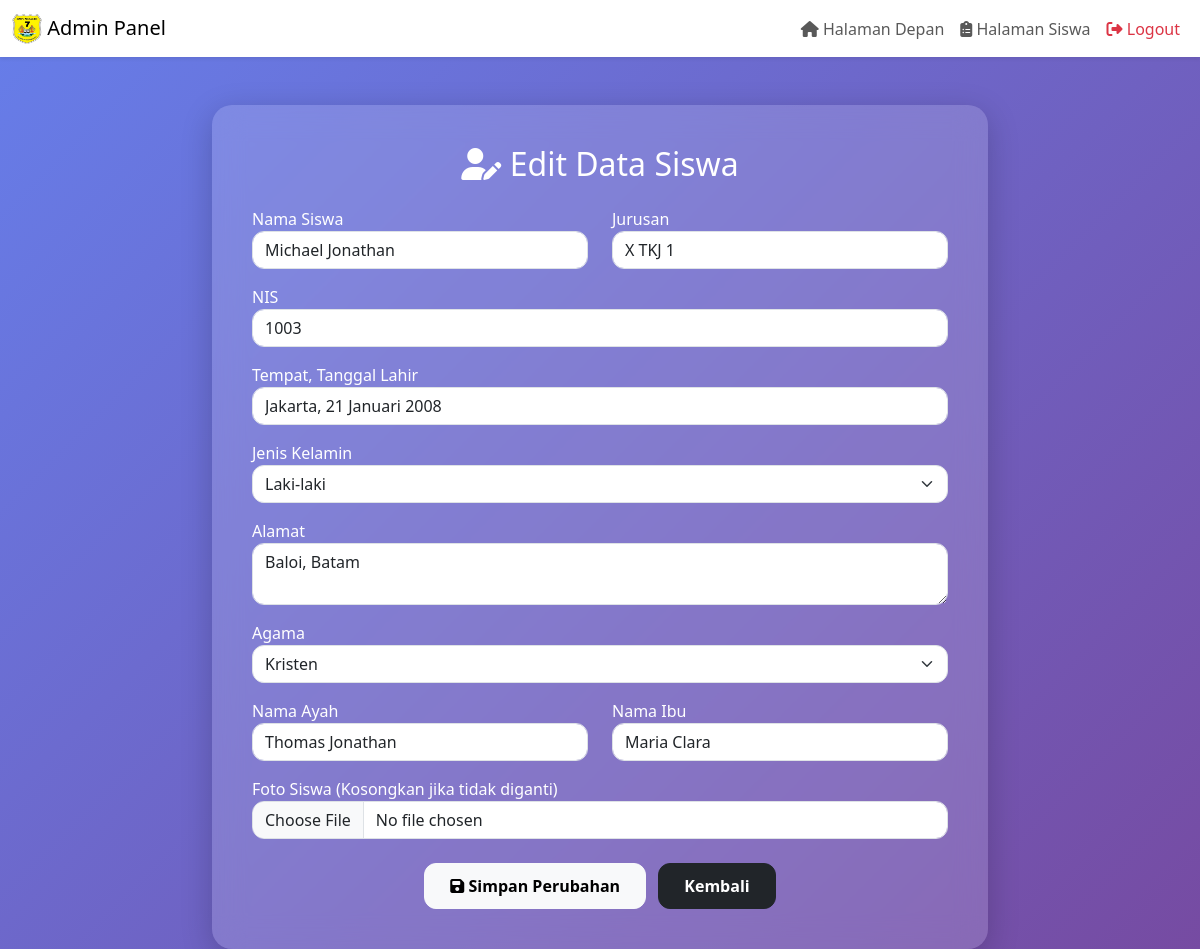
The app's page /home/edit.php?id=3 with its own data.
### tables this page shows
CREATE TABLE `siswa` (
  `id` int(11) NOT NULL,
  `nama` varchar(100) NOT NULL,
  `nis` varchar(20) NOT NULL,
  `kelas` varchar(50) NOT NULL,
  `ttl` varchar(100) NOT NULL,
  `jenis_kelamin` enum('Laki-laki','Perempuan') NOT NULL,
  `alamat` text NOT NULL,
  `agama` enum('Islam','Kristen','Katolik','Hindu','Buddha','Konghucu') NOT NULL,
  `nama_ayah` varchar(100) NOT NULL,
  `nama_ibu` varchar(100) NOT NULL,
  `foto` varchar(255) DEFAULT NULL,
  `created_at` timestamp NOT NULL DEFAULT current_timestamp()
);

### home/edit.php (the view, shortened to what this page needs)
<?php
include("header.php");
include("../koneksi.php");
$nama = $nis = $kelas = $ttl = $jenis_kelamin = $alamat = $agama = $nama_ayah = $nama_ibu = "";
if (isset($_GET['id'])) {
    $id_siswa = $_GET['id'];
    $sql = "SELECT * FROM siswa WHERE id = '$id_siswa'";
    $result = $koneksi->query($sql);
    if ($result->num_rows > 0) {
        $siswa = $result->fetch_assoc();
        $nama = $siswa['nama'];
        $nis = $siswa['nis'];
        $kelas = $siswa['kelas'];
        $ttl = $siswa['ttl'];
        $jenis_kelamin = $siswa['jenis_kelamin'];
        $alamat = $siswa['alamat'];
        $agama = $siswa['agama'];
        $nama_ayah = $siswa['nama_ayah'];
        $nama_ibu = $siswa['nama_ibu'];
    } else {
        $message = "Data siswa tidak ditemukan.";
    }
}
?>
<!DOCTYPE html>
<html lang="id">
<head>
<link href="https://cdn.jsdelivr.net/npm/bootstrap@5.3.2/dist/css/bootstrap.min.css" rel="stylesheet">
<link href="https://cdnjs.cloudflare.com/ajax/libs/font-awesome/6.5.0/css/all.min.css" rel="stylesheet">
</head>
<body>
<div class="container mt-5 col-md-8">
    <div class="glass">
        <h2 class="mb-4 text-center">
            <i class="fas fa-user-edit"></i> Edit Data Siswa
        </h2>
        <form method="POST" enctype="multipart/form-data">
            <div class="row">
                <div class="col-md-6 mb-3">
                    <label>Nama Siswa</label>
                    <input type="text" name="nama" class="form-control"
                        value="<?= htmlspecialchars($nama); ?>" required>
                </div>
                <div class="col-md-6 mb-3">
                    <label>Jurusan</label>
                    <input type="text" name="kelas" class="form-control"
                        value="<?= htmlspecialchars($kelas); ?>" required>
                </div>
            </div>
            <div class="mb-3">
                <label>NIS</label>
                <input type="number" name="nis" class="form-control"
                    value="<?= htmlspecialchars($nis); ?>" required>
            </div>
            <div class="mb-3">
                <label>Tempat, Tanggal Lahir</label>
                <input type="text" name="ttl" class="form-control"
                    value="<?= htmlspecialchars($ttl); ?>" required>
            </div>
            <div class="mb-3">
                <label>Jenis Kelamin</label>
                <select name="jenis_kelamin" class="form-select" required>
                    <option value="Laki-laki" <?= $jenis_kelamin == "Laki-laki" ? "selected" : ""; ?>>Laki-laki</option>
                </select>
            </div>
            <div class="mb-3">
                <label>Alamat</label>
                <textarea name="alamat" class="form-control" required><?= htmlspecialchars($alamat); ?></textarea>
            </div>
            <div class="mb-3">
                <label>Agama</label>
                <select name="agama" class="form-select" required>
                    <option value="Kristen" <?= $agama == "Kristen" ? "selected" : ""; ?>>Kristen</option>
                </select>
            </div>
            <div class="row">
                <div class="col-md-6 mb-3">
                    <label>Nama Ayah</label>
                    <input type="text" name="nama_ayah" class="form-control"
                        value="<?= htmlspecialchars($nama_ayah); ?>" required>
                </div>
                <div class="col-md-6 mb-3">
                    <label>Nama Ibu</label>
                    <input type="text" name="nama_ibu" class="form-control"
                        value="<?= htmlspecialchars($nama_ibu); ?>" required>
                </div>
            </div>
            <div class="mb-4">
                <label>Foto Siswa (Kosongkan jika tidak diganti)</label>
                <input type="file" name="foto" class="form-control">
            </div>
            <div class="text-center">
                <button type="submit" class="btn btn-light btn-modern">
                    <i class="fas fa-save"></i> Simpan Perubahan
                </button>
                <a href="absen.php" class="btn btn-dark btn-modern ms-2">
                    Kembali
                </a>
            </div>
        </form>
    </div>
</div>
</body>
</html>

### home/edit.php (style rules this page uses)
body { background: linear-gradient(135deg, #667eea, #764ba2); min-height: 100vh; font-family: 'Segoe UI', sans-serif; }
.glass { background: rgba(255,255,255,0.15); backdrop-filter: blur(15px); border-radius: 20px; padding: 40px; box-shadow: 0 8px 32px rgba(0,0,0,0.2); color: white; }
.form-control, .form-select { border-radius: 12px; }
.btn-modern { border-radius: 12px; font-weight: bold; padding: 10px 25px; }
label { font-weight: 500; }

### records on screen
siswa: nama "Michael Jonathan", kelas "X TKJ 1", nis "1003", ttl "Jakarta, 21 Januari 2008", jenis_kelamin "Laki-laki", alamat "Baloi, Batam", agama "Kristen", nama_ayah "Thomas Jonathan", nama_ibu "Maria Clara"
